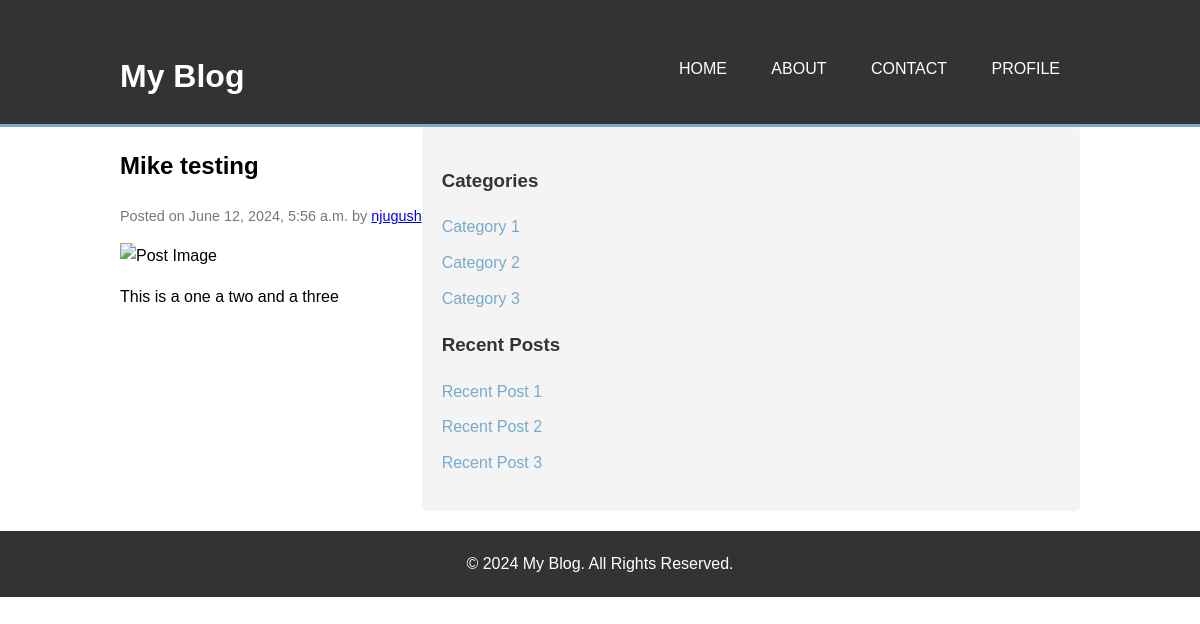
The app's page /post/4/ with its own data.
### blog_app/models.py (models this page shows, shortened)
class Post(models.Model):
    title = models.CharField(max_length=100)
    content = models.TextField()
    date_posted = models.DateTimeField(default=timezone.now)
    author = models.ForeignKey(User, on_delete=models.CASCADE)

### blog_app/views.py (the view)
# urls.py: path('post/<int:id>/',views.post_detail,name='post_detail')
def post_detail(request,id):
    post = get_object_or_404(Post,id=id)
    context = {
        "post":post
    }
    return render(request,'blog_app/detail.html',context)

### templates/blog_app/detail.html
{% extends 'blog_app/base.html' %}
{% block content %}
<main class="container">
  <article class="post-detail">
    <h2>{{ post.title }}</h2>
    <p class="post-meta">Posted on {{ post.date_posted }} by <a href="#">{{ post.author }}</a></p>
    <img src="{{ post.image.url }}" alt="Post Image" class="post-image" />
    <p>{{ post.content }}</p>
  </article>
  <aside class="sidebar">
    <h3>Categories</h3>
    <ul>
      <li><a href="#">Category 1</a></li>
      <li><a href="#">Category 2</a></li>
      <li><a href="#">Category 3</a></li>
    </ul>
    <h3>Recent Posts</h3>
    <ul>
      <li><a href="#">Recent Post 1</a></li>
      <li><a href="#">Recent Post 2</a></li>
      <li><a href="#">Recent Post 3</a></li>
    </ul>
  </aside>
</main>
{% endblock %}

### static/blogApp/main.css (style rules this page uses)
body { font-family: Arial, sans-serif; line-height: 1.6; margin: 0; padding: 0; }
.container { width: 80%; margin: auto; overflow: hidden; }
main { display: flex; justify-content: space-between; margin-top: 20px; }
.post-meta { color: #777; font-size: 0.9em; }
.sidebar { flex: 1; background: #f4f4f4; padding: 20px; border-radius: 5px; }
.sidebar h3 { color: #333; }
.sidebar ul { list-style: none; padding: 0; }
.sidebar li { margin-bottom: 10px; }
.sidebar a { text-decoration: none; color: #77aacc; }

### records on screen
Post: title "Mike testing", date_posted "June 12, 2024, 5:56 a.m.", author "njugush", content "This is a one a two and a three"
